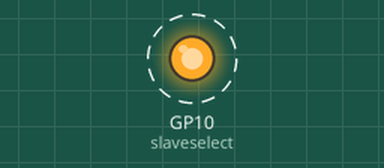
Recording of a sketch running on a simulated Raspberry Pi Pico. On the bench: output pins drawn as LEDs (lit = HIGH). Dashed ring = blinking. What the sketch prints to the serial monitor is not drawn.

Above: at 0.08 s.
Timing chart, 0 to 3.0 s (numbered marks = the images above):
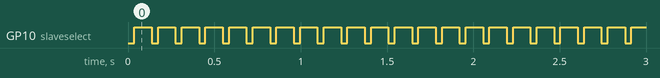

Measured:
- by itself, GP10 (slaveselect): alternates HIGH for 0.10 s and LOW for 0.04 s

The sketch:

SPIHumidity.ino
```cpp
#include <SPI.h>
const int slaveselect = 10;

SPISettings Hum(2000000, MSBFIRST, SPI_MODE0);
int Dat1, Dat2, Dat3, Dat4;

void setup() {
  Serial.begin(115200);
  pinMode(slaveselect, OUTPUT);
  SPI.setMISO(12);
  SPI.setSCK(13);
  SPI.begin();
  }

void loop() {
 SPI.beginTransaction(Hum);
 digitalWrite(slaveselect, LOW);
 SPI.transfer(0);
 delay(37);

 Dat1=SPI.transfer(0);
 byte Dat2=SPI.transfer(0);
 byte Dat3=SPI.transfer(0);
 byte Dat4=SPI.transfer(0);
 digitalWrite(slaveselect, HIGH);
 SPI.endTransaction();
 Serial.print(Dat1, BIN);//(( pow)(2, 14)-2))*(165-40));
 Serial.print(" ");
 Serial.print(Dat2, BIN);
 Serial.print(" ");
 Serial.print(Dat3, BIN);
 Serial.print(" ");
 Serial.println(Dat4, BIN);
 delay(100);
}
```
